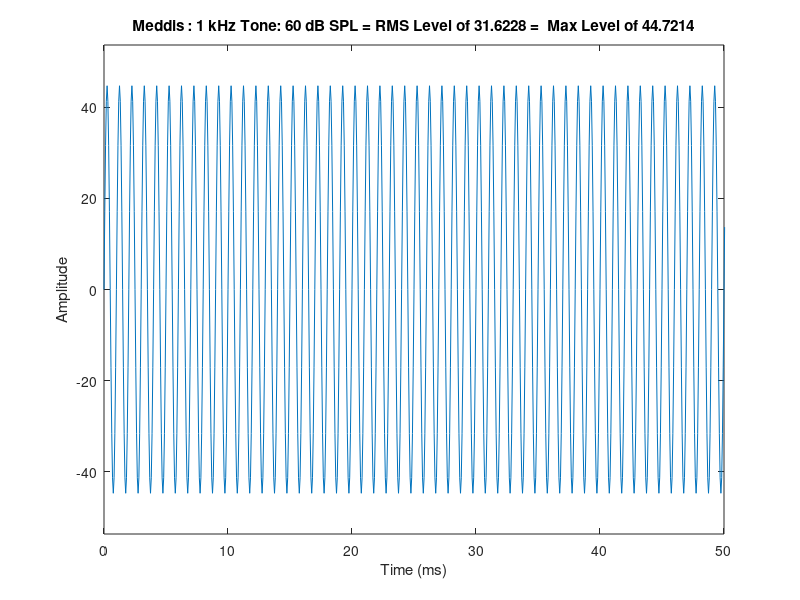

Write MATLAB code to recreate this figure. (Note: this script raises an error after producing the figure.)
%
%  Making / Showing Calibration Tone 
%  Meddis(1986) == Schroeder and Hall (1974)
%    30 dB SPL <--> RMS level of 1.0
%    90 dB SPL <--> RMS level of 1000.0
%  Slaney's Gammatone filter Level (described in MeddisHairCell.m)
%    0  dB SPL <--> RMS level of 1.0
%    60 dB SPL <--> RMS level of 1000.0
%
%  Irino, T.
%  Original : 10 May 2004
%  Updated  :  9 Jun 2004
%  Updated  : 14 Aug 2004  (Renamed MkCalibTone.m -> MkCalibTone4AFB.m)
%
%  INPUT:  fs: sampling frequency (default 16 kHz);
%          fsig: signal frequnecy (default 1000 Hz);
%          SignalLeveldB: (default 60 dB); 
%          Tsnd : Duration of sound in ms (default 500 ms);
%          SwRef: Reference 'Meddis'(Default)  or 'Slaney' 
%
%  OUTPUT: SndCalib: Calibration Sound
%
function SndCalib = MkCalibTone4AFB(fs,fsig,SignalLeveldB,Tsnd,SwRef)

if nargin < 1, fs = []; end;
if length(fs) == 0, fs = 16000; end;
if nargin < 2, fsig = []; end;
if length(fsig) == 0, fsig = 1000; end;
if nargin < 3, SignalLeveldB = []; end;
if length(SignalLeveldB) == 0, SignalLeveldB = 60; end;
if nargin < 4, Tsnd = []; end;
if length(Tsnd) == 0, Tsnd = 500; end;
if nargin < 5, SwRef = []; end;
if length(SwRef) == 0, SwRef = 'Meddis'; end;

LenSnd = Tsnd*fs/1000;
disp(['MkCalibTone4AFB (' SwRef ') : ' ...
num2str(fsig) '-Hz Tone, Sampling freq. = ' num2str(fs) ' (Hz)']);

ValdB = SignalLeveldB;
if strcmp(upper(SwRef(1:3)),'MED') == 1, 
 ValdB = SignalLeveldB - 30; 
end;

Amp = sqrt(2)*10^(ValdB/20);  % RMS value of 1
t = (0:LenSnd-1)/fs;
Snd = Amp*sin(2*pi*fsig*t);
plot(t*1000,Snd);
xlabel('Time (ms)');
ylabel('Amplitude');
rmsVal = sqrt(mean(Snd.^2));
title([ SwRef ' : 1 kHz Tone: ' int2str(SignalLeveldB)  ...
        ' dB SPL = RMS Level of ' num2str(rmsVal) ...
        ' =  Max Level of ' num2str(max(abs(Snd)))]);
axis([0 50 [-1.2 1.2]*Amp]);

SndCalib  = Snd.*TaperWindow(LenSnd,'han',10*fs/1000);

%SndPlay1 = SndCalib/(2^15-1); % normalization by 16bit as an example
%sound(SndPlay1,fs);

return


%%%% Comment in Meddis (1986) and Shroeder and Hall (1976) %%%%%
%"s(t) is normalized such that ave(s^2(t)) = 1 corresponds to a sound level
%of approximately 30 dB re 0.0002 dyn/cm^2." (= 20 uPa. 1 dyne = 10^(-5) N)

%%%% Comment from MeddisHairCell.m %%%%%

h = 50000;      % This parameter scales the discharge rate. 
                % Adjust as necessary.
                % In combination with the gammatone filterbank (ERBFilterBank),
                % h=50000 will produce a steady-state average discharge
                % probability of about 135 spikes/s within the 1kHz channel,
                % for an input consisting of a 1 kHz sinewave at 60 dB SPL
                % (0 dB SPL corresponds to an RMS level of 1.0 at the
                % input of the gammatone filter).  Scaling and constant
                % courtesy of Alain de Cheveigne'

